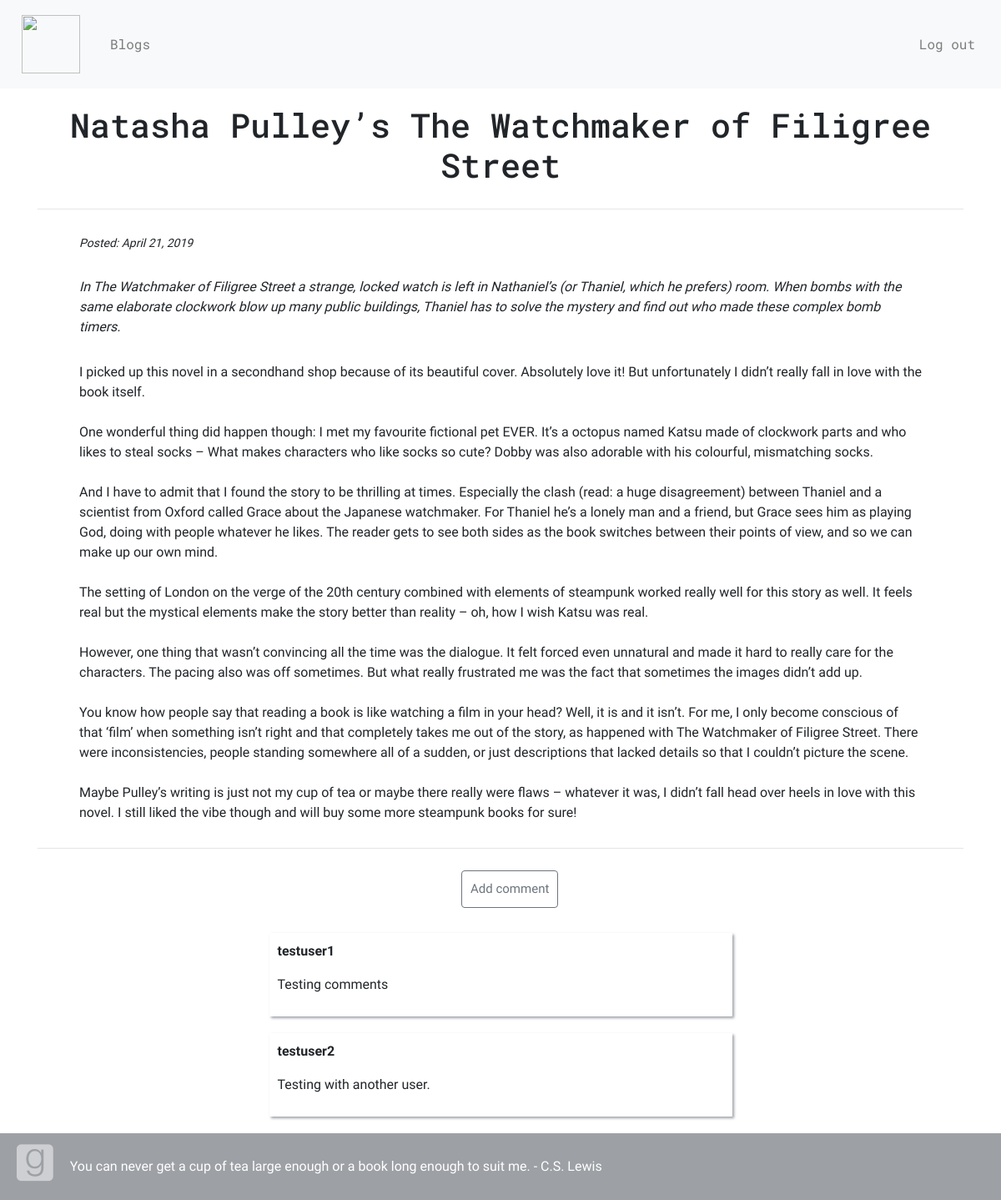
The app's page /blog/14 (signed in) with its own data.
### book_app/models.py (models this page shows, shortened)
class Blog(models.Model):
  title = models.CharField(max_length=200, unique=True)
  intro = models.TextField()
  body = models.TextField()
  posted = models.DateField(db_index=True, auto_now_add=True)
  author = models.ForeignKey(
          get_user_model(),
          on_delete=models.CASCADE,
          default=1,
          )

class Comment(models.Model):
  blog = models.ForeignKey('book_app.Blog', related_name='comments',on_delete=models.CASCADE)
  author = models.ForeignKey(
          get_user_model(),
          on_delete=models.CASCADE,
          )
  text = models.TextField()

### book_app/views.py (the view)
# urls.py: path('blog/<int:pk>',views.BlogDetailView.as_view(),name='blog_detail'),
class BlogDetailView(DetailView):
  model = Blog

### book_app/templates/book_app/blog_detail.html (shortened to what this page needs)
{% extends 'book_app/base.html' %}
{% block body_block %}
<div class="post-bar">
  <h1 id="blog-detail-title">{{ blog.title }}</h1>
</div>
<hr>
<p id="blog-detail-posted">Posted: {{ blog.posted }}</p>
<p id="blog-detail-intro">{{ blog.intro }}</p>
<p id="blog-detail-body">{{ blog.body|safe|linebreaksbr }}</p>
<hr>
<div id="comment-blog-button">
  <a class="btn btn-outline-secondary" href="{% url 'book_app:add_comment_to_post' pk=blog.pk %}">Add comment</a>
</div>
{% for comment in blog.comments.all %}
  <div class="comment-part">
    <strong>{{ comment.author }}</strong>
    <p>{{ comment.text|linebreaks }}</p>
  </div>
{% empty %}
  <p>No comments yet</p>
{% endfor %}
{% endblock %}

### book_app/static/css/book_app.css (style rules this page uses)
body { font-family: 'Sree Krushnadevaraya', serif; padding-bottom: 80px; font-size: 16px; }
h1 { text-align: center; }
#blog-detail-title { text-align: center; font-family: 'Roboto Mono', monospace; }
#blog-detail-intro { font-style: italic; margin: 30px 50px; }
.post-bar { margin: 20px; display: flex; flex-direction: row; justify-content: center; }
#blog-detail-posted { margin: 30px 50px; font-size: 14px; font-style: italic; }
#blog-detail-body { margin: 30px 50px; }
.comment-part { position: relative; margin: 20px auto; padding: 10px; border: 1px #93969b; box-shadow: 2px 2px 3px #9ea2a8; width: 50%; }
#comment-blog-button { margin: 10px 42%; width: 200px; text-align: center; padding: 10px; }
.btn { font-size: 15px; padding: 10px; }

### records on screen
Blog: title "Natasha Pulley’s The Watchmaker of Filigree Street", posted "April 21, 2019", intro "In The Watchmaker of Filigree Street a strange, locked watch is left in Nathaniel’s (or Thaniel, which he prefers) room. When bombs with the same elaborate clockwork blow up many public buildings, Thaniel has to solve the mystery and find out who made these complex bomb timers.", body "I picked up this novel in a secondhand shop because of its beautiful cover. Absolutely love it! But unfortunately I didn’t really fall in love with the book itself. One wonderful thing did happen though: I met my favourite fictional pet EVER. It’s a octopus named Katsu made of clockwork parts and who likes to steal socks – What makes characters who like socks so cute? Dobby was also adorable with his colourful, mismatching socks. And I have to admit that I found the story to be thrilling at times. Especially the clash (read: a huge disagreement) between Thaniel and a scientist from Oxford called Grace about the Japanese watchmaker. For Thaniel he’s a lonely man and a friend, but Grace sees…"
Comment: author "testuser1", text "Testing comments"
Comment: author "testuser2", text "Testing with another user."
